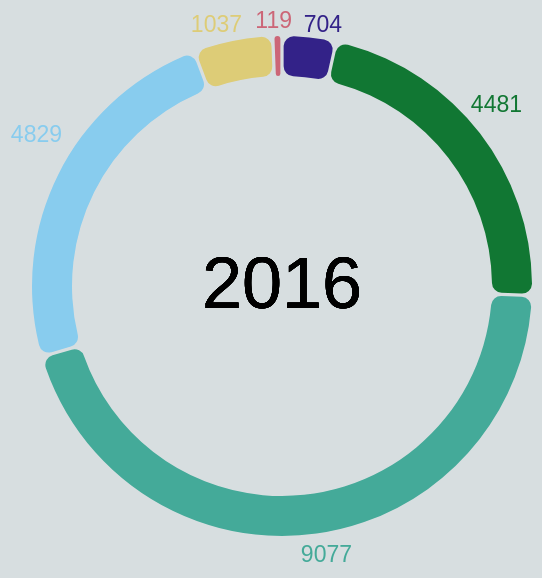

Source (Vega-Lite JSON):
### Vega-Lite specification from a JSON file in a GitHub repository (floating-point values rounded to 4 significant figures)
{"$schema": "https://vega.github.io/schema/vega-lite/v5.json", "width": 250, "height": 250, "background": "#d7dee0", "data": {"values": [{"Rooms": 1, "Count": 704}, {"Rooms": 2, "Count": 4481}, {"Rooms": 3, "Count": 9077}, {"Rooms": 4, "Count": 4829}, {"Rooms": 5, "Count": 1037}, {"Rooms": 6, "Count": 119}]}, "config": {"legend": {"disable": true}}, "layer": [{"mark": {"type": "arc", "padAngle": 0.01, "innerRadius": 105, "cornerRadius": 5}, "encoding": {"theta": {"field": "Count", "type": "quantitative"}, "color": {"field": "Rooms", "type": "nominal", "scale": {"range": ["#332288", "#117733", "#44aa99", "#88ccee", "#ddcc77", "#cc6677"]}}, "tooltip": [{"field": "Rooms", "type": "nominal", "title": "Number of rooms"}, {"field": "Count", "type": "quantitative", "title": "Count"}]}}, {"mark": {"type": "text", "align": "center", "baseline": "middle", "fontSize": 36}, "encoding": {"text": {"value": "2016"}}}, {"mark": {"type": "text", "align": "right", "dx": 30, "dy": -130, "fontSize": 11.5}, "encoding": {"text": {"field": "Count", "type": "quantitative"}, "color": {"value": "#332288"}, "opacity": {"condition": {"test": "datum['Rooms'] == '1'", "value": 1}, "value": 0}}}, {"mark": {"type": "text", "align": "right", "dx": 120, "dy": -90, "fontSize": 11.5}, "encoding": {"text": {"field": "Count", "type": "quantitative"}, "color": {"value": "#117733"}, "opacity": {"condition": {"test": "datum['Rooms'] == '2'", "value": 1}, "value": 0}}}, {"mark": {"type": "text", "align": "right", "dx": 35, "dy": 135, "fontSize": 11.5}, "encoding": {"text": {"field": "Count", "type": "quantitative"}, "color": {"value": "#44aa99"}, "opacity": {"condition": {"test": "datum['Rooms'] == '3'", "value": 1}, "value": 0}}}, {"mark": {"type": "text", "align": "right", "dx": -110, "dy": -75, "fontSize": 11.5}, "encoding": {"text": {"field": "Count", "type": "quantitative"}, "color": {"value": "#88ccee"}, "opacity": {"condition": {"test": "datum['Rooms'] == '4'", "value": 1}, "value": 0}}}, {"mark": {"type": "text", "align": "right", "dx": -20, "dy": -130, "fontSize": 11.5}, "encoding": {"text": {"field": "Count", "type": "quantitative"}, "color": {"value": "#ddcc77"}, "opacity": {"condition": {"test": "datum['Rooms'] == '5'", "value": 1}, "value": 0}}}, {"mark": {"type": "text", "align": "right", "dx": 5, "dy": -132, "fontSize": 11.5}, "encoding": {"text": {"field": "Count", "type": "quantitative"}, "color": {"value": "#cc6677"}, "opacity": {"condition": {"test": "datum['Rooms'] == '6'", "value": 1}, "value": 0}}}]}
